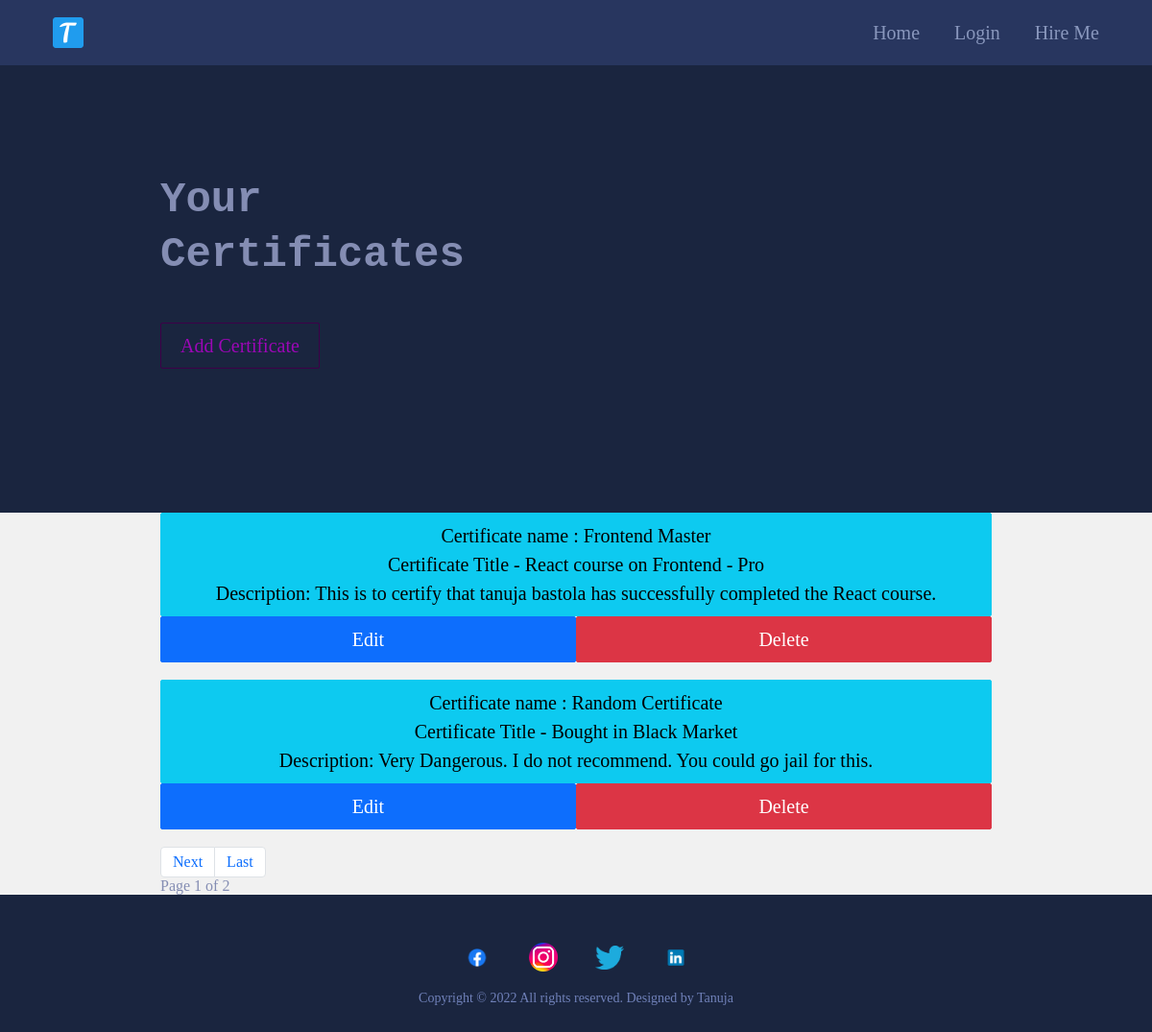
The app's page /allcertificates/ with its own data.
### main/models.py (models this page shows, shortened)
class Certificate(models.Model):
    class Meta:
        verbose_name_plural = 'Certificates'
        verbose_name = 'Certificate'
    date = models.DateTimeField(blank=True, null=True)
    name = models.CharField(max_length=50, blank=True, null=True)
    title = models.CharField(max_length=200, blank=True, null=True)
    description = models.CharField(max_length=500, blank=True, null=True)
    is_active = models.BooleanField(default=True)

### main/views.py (the view)
# urls.py: path('allcertificates/',views.testView.as_view(),name="allcertificates"),
class testView(generic.ListView):
	model = Certificate
	template_name = "main/allcertificates.html"
	paginate_by =2

### cv/context_processors.py (called while the page is built)
def project_context(request):
	context = {
		'me': User.objects.first(),
	}
	return context

### main/templates/main/allcertificates.html (shortened to what this page needs)
{% extends 'main/base.html' %}
{% load static %}
{% block content %}
    <section>
      <div class="innerPageBannerCol">
        <div class="container">
          <div class="row g-4 g-md-3  align-items-center">
            <div class="col-md-6">
              <div class="bannerContent">
                <h1 class="xlTitle pb-md-3">Your Certificates</h1><br>
                <a href="{%url 'main:addcertificate'%}" class="btn btnOutline">Add Certificate</a>
              </div>
            </div>
          </div>
        </div>
      </div>
    </section>
    <section>
      <div class="lightBg">
        <div class="container">
          <ul>
                {% for item in object_list %}
                 <li><a href="" class="btn btn-info col col-12"> Certificate name : {{item.name}}
                   <br>
                   Certificate Title - {{item.title}}<br>
                   Description: {{item.description}}</a></li>
                   <li>
                    <div class="container">
                      <div class="row">
                    <a href="{%url 'main:updateCertificate' item.pk %}" class="btn btn-primary col col-6">Edit</a>
                    <a href="{%url 'main:deleteCertificate' item.pk %}" class="btn btn-danger col col-6">Delete</a>
                      </div>
                    </div>
                  </li>
                  <br>
                {%endfor%}
            </ul>
            <nav aria-label="Page navigation example">
              <ul class="pagination" >
                {%if page_obj.has_next%}
                  <li class="page-item"><a class="page-link" href="?page={{page_obj.next_page_number}}">Next</a></li>
                  <li class="page-item"><a class="page-link"href="?page={{page_obj.paginator.num_pages}}">Last</a></li>
                {%endif%}
              </ul>
              <div>
                Page {{page_obj.number }} of {{page_obj.paginator.num_pages}}
              </div>
              </nav>
        </div>
      </div>
    </section>
    {%endblock%}

### static/css/style.css (style rules this page uses)
:root { --primaryColor: #9C07B6; --primaryDarkColor: #3D0048; --titleFont: 'IBM plex Sans', monospace; --regular: 400; --medium: 500; --bold: 700; --black: 900; --lightBg: #F1F1F1; --primary : #1a253f; --dark : #151A33; --secondary : #6e8de2; --ternary : #848db3; --pure : #cbcfd6; --fade : #7081b9; --mild : #8997bd; --footer : #212A4A; --black : #060b1b; --twitter : #4ac7ec; --dribble : #ecbacfd0; --success : #1ecab8; --danger : #f1646c; --dark-blue : #28365f; --dark-gray : #171f33; --yellow : #f3c74d; }
html { scroll-behavior: smooth; }
body { font-family: 'IBM plex Sans'; background:var(--primary); color: var(--ternary); -webkit-font-smoothing : antialiased; padding-bottom: 6rem; line-height: normal; }
ul { margin: 0; padding: 0; list-style-type: none; }
a { color: inherit; }
a, .btn { -webkit-transition: all 300ms ease-in-out 0s; -o-transition: all 300ms ease-in-out 0s; transition: all 300ms ease-in-out 0s; text-decoration: none; }
.lightBg { background-color: var(--lightBg); }
.btn { font-size: 20px; font-weight: var(--medium); padding: 8px 20px; border-radius: 2px; }
.btnOutline { border: 1px solid var(--primaryDarkColor); color: var(--primaryColor); }
.xlTitle { font-size: 44px; line-height: 1.3; font-weight: var(--bold); font-family: var(--titleFont) }
.innerPageBannerCol { padding: 180px 0 150px; }
@media (min-width:992px) { .container, .container-lg, .container-md, .container-sm, .container-xl, .container-xxl { max-width: 890px; } }

### records on screen
Certificate: name "Frontend Master", title "React course on Frontend - Pro", description "This is to certify that tanuja bastola has successfully completed the React course."
Certificate: name "Random Certificate", title "Bought in Black Market", description "Very Dangerous. I do not recommend. You could go jail for this."

### other values on screen
{{ page_obj.number }} "1"
{{ page_obj.paginator.num_pages }} "2"
